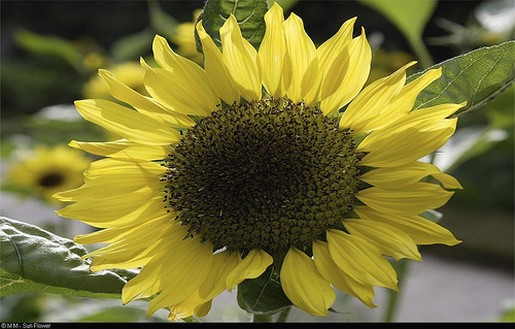
#> input picture image/pretty sunflower/Image_1.jpg, 515 x 329 px, found by its file name
$ jupyter execute --allow-errors image_classification.ipynb   (shell and % lines are left out)
#> lines starting #> are read from the running program, lines starting #| are printed output that depends on the picture
[cell 1]
from bing_image_downloader import downloader
downloader.download("pretty sunflower",limit=30,output_dir='image',adult_filter_off=True)
#> (this line was passed over: bing_image_downloader is not available in this run)

[cell 2]
downloader.download("rugby ball leather",limit=30,output_dir='image',adult_filter_off=True)
#> (this line was passed over: bing_image_downloader is not available in this run)

[cell 3]
downloader.download("ice cream cone",limit=30,output_dir='image',adult_filter_off=True)
#> (this line was passed over: bing_image_downloader is not available in this run)
#> further down, img_array is the input picture: shape (329, 515, 3); mean R, G, B 116.7, 111.7, 52.5
#> `img_resized=resize(img_array,(150,150,3))`:
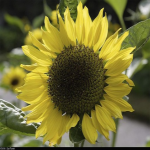
#> img_resized: shape (150, 150, 3) float64; mean R, G, B 0.458, 0.438, 0.206

[cell 4]
import os
import matplotlib.pyplot as plt
import numpy as np
from matplotlib import image
from skimage.transform import resize
target=[]
images=[]
flat_data=[]
DATADIR='F:\Fresh start\Project\Image classification\image'
Categories=['pretty sunflower','rugby ball leather','ice cream cone']
#> (the rest of this cell did not finish here and is left out)
